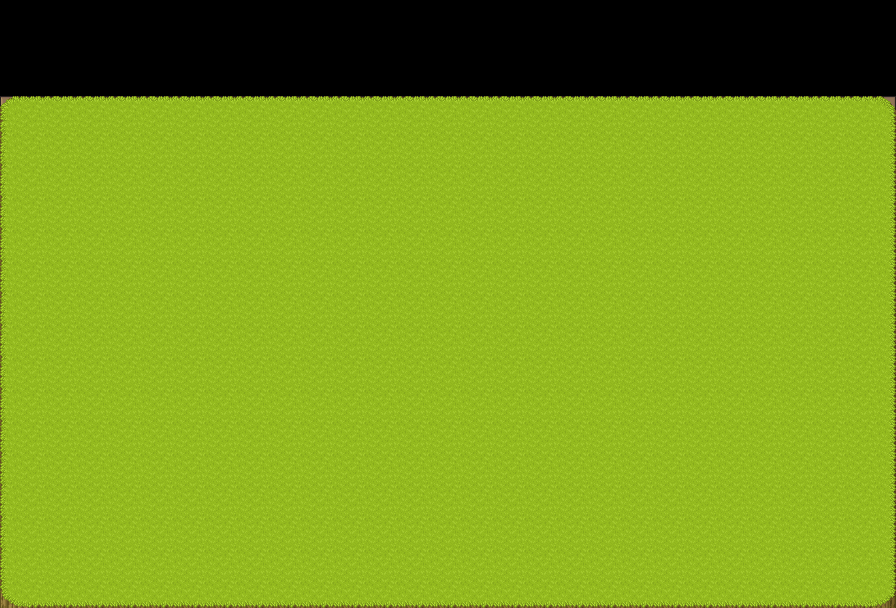

The image is a tile-based game level rendered from a .tmx file. Its description and source (layers, tilesets, objects; grid data summarised) follow:
An orthogonal 28x19 tile map with 32x32 px tiles, 9 tile layers (Wall (Level 1), Floor (Level 1), Wall(Level 2), Floor (Level 2), ...).

<map version="1.4" tiledversion="1.4.3" orientation="orthogonal" renderorder="right-down" width="28" height="19" tilewidth="32" tileheight="32" infinite="0" nextlayerid="10" nextobjectid="1">
 <tileset firstgid="1" name="[Base]BaseChip_pipo" tilewidth="32" tileheight="32" tilecount="1064" columns="8">
  <image source="[Base]BaseChip_pipo.png" width="256" height="4256" />
 </tileset>
 <layer id="1" name="Wall (Level 1)" width="28" height="19" locked="1">
  <data>[532 cells, 48 non-empty, 6 distinct tile ids]</data>
 </layer>
 <layer id="2" name="Floor (Level 1)" width="28" height="19" locked="1">
  <data>[532 cells, 112 non-empty, 1 distinct tile ids]</data>
 </layer>
 <layer id="3" name="Wall(Level 2)" width="28" height="19" locked="1">
  <data>[532 cells, 60 non-empty, 6 distinct tile ids]</data>
 </layer>
 <layer id="4" name="Floor (Level 2)" width="28" height="19" locked="1">
  <data>[532 cells, 180 non-empty, 1 distinct tile ids]</data>
 </layer>
 <layer id="5" name="Wall (Level 3)" width="28" height="19" locked="1">
  <data>[532 cells, 72 non-empty, 6 distinct tile ids]</data>
 </layer>
 <layer id="6" name="Floor (Level 3)" width="28" height="19" locked="1">
  <data>[532 cells, 264 non-empty, 1 distinct tile ids]</data>
 </layer>
 <layer id="7" name="Wall (Level 4)" width="28" height="19" locked="1">
  <data>[532 cells, 84 non-empty, 6 distinct tile ids]</data>
 </layer>
 <layer id="8" name="Floor (Level 4)" width="28" height="19" locked="1">
  <data>[532 cells, 364 non-empty, 1 distinct tile ids]</data>
 </layer>
 <layer id="9" name="Background" width="28" height="19" locked="1">
  <data>[532 cells, 448 non-empty, 9 distinct tile ids]</data>
 </layer>
</map>
